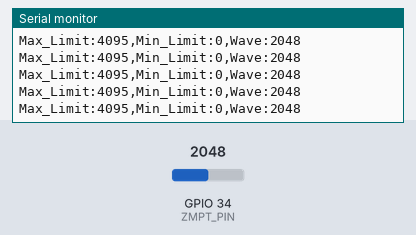
Bench run of a sketch on a simulated ESP32. Shown: the last lines printed to the serial monitor. The test bench sets the inputs (shaded band); at power-on: GPIO 34 (ZMPT_PIN) = 2048.

Above: at 2.2 s.
2.3 s: GPIO 34 (ZMPT_PIN) set to 2866
At 3.1 s:
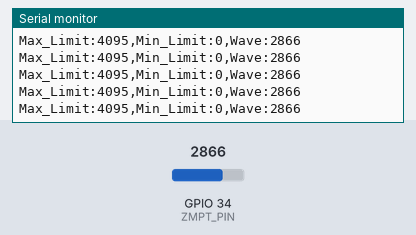
3.8 s: GPIO 34 (ZMPT_PIN) set to 3603
At 4.9 s:
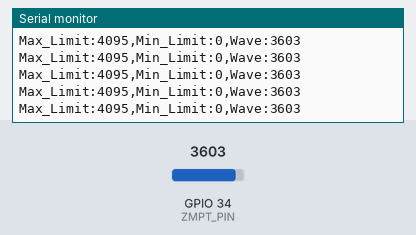
Timing chart, 0 to 6.8 s (numbered marks = the images above; inputs shaded):
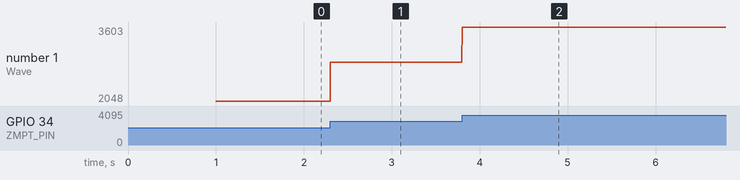

The sketch:

zmpt_wave_plotter.ino
```cpp
// ==========================================
// ZMPT101B WAVE CALIBRATION TOOL
// Hardware: ESP32, ZMPT101B Voltage Transformer
// Pin: GPIO 34 (ADC1)
// ==========================================

#define ZMPT_PIN 34

void setup() {
  // High baud rate is required to push data fast enough
  // to draw a smooth 50Hz/60Hz wave.
  Serial.begin(115200);

  // Optional but good practice for ESP32 analog pins
  pinMode(ZMPT_PIN, INPUT);

  Serial.println("Starting ZMPT101B Wave Plotter...");
  delay(1000);
}

void loop() {
  // Read the raw analog value (0 to 4095 on ESP32)
  int waveValue = analogRead(ZMPT_PIN);

  // Print ONLY the value so the Serial Plotter can graph it.
  // We print a fixed upper and lower bound to lock the graph scale.
  Serial.print("Max_Limit:4095,");
  Serial.print("Min_Limit:0,");
  Serial.print("Wave:");
  Serial.println(waveValue);

  // A 1ms to 2ms delay gives us roughly 500-1000 samples per second.
  // A 50Hz AC wave takes 20ms per cycle, so we get ~10-20 points per wave.
  delay(2);
}
```

Measured:
- after the input at 2.3 s, the serial monitor: prints a new line at once (image 1)
- after the input at 3.8 s, the serial monitor: prints a new line at once (image 2)
- plotted number 1: 2048 → 2866 after the input at 2.3 s, 2866 → 3603 after the input at 3.8 s
